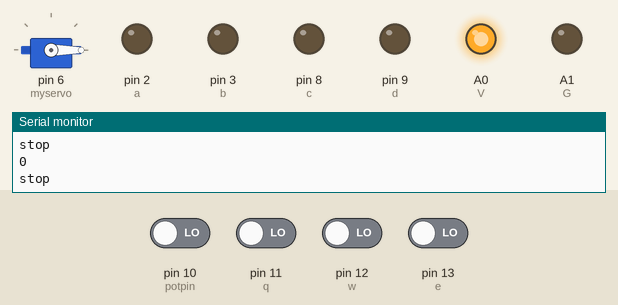
Recording of a sketch running on a simulated Arduino Uno, built with avr-gcc and run on an emulated ATmega328P. Parts: servo, output pins drawn as LEDs (lit = HIGH), the last lines printed to the serial monitor. The inputs (shaded band) are chosen by the test bench; at power-on: pin 10 (potpin), pin 11 (q), pin 12 (w), pin 13 (e) LOW. Pins used as bus, display or sensor lines are not drawn.

Above: at 1.2 s.
1.3 s: pin 11 (q) driven HIGH
At 2.1 s:
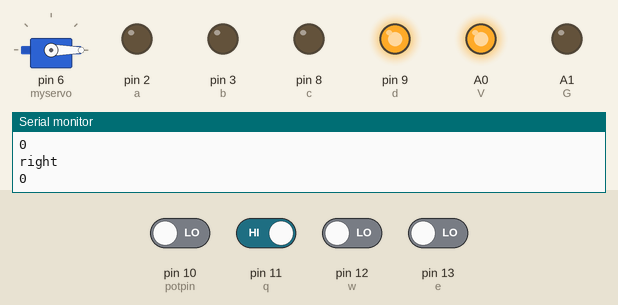
2.8 s: pin 10 (potpin) driven HIGH
At 3.2 s:
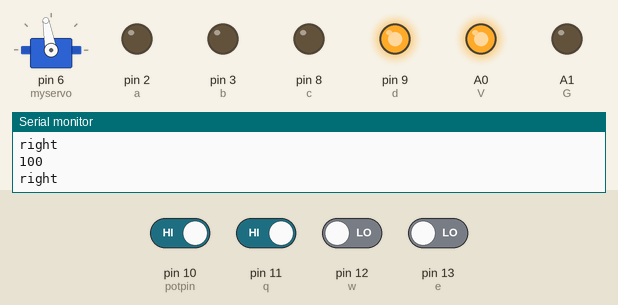
4.3 s: pin 11 (q) driven LOW
At 5.5 s:
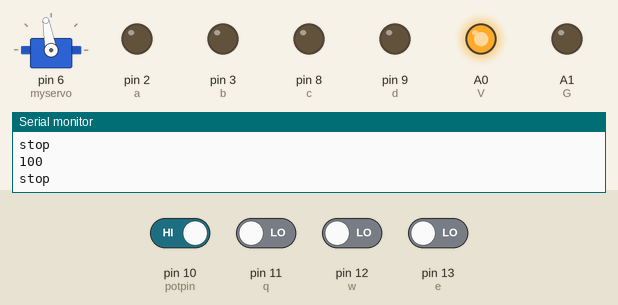
5.8 s: pin 12 (w) driven HIGH
At 6.9 s:
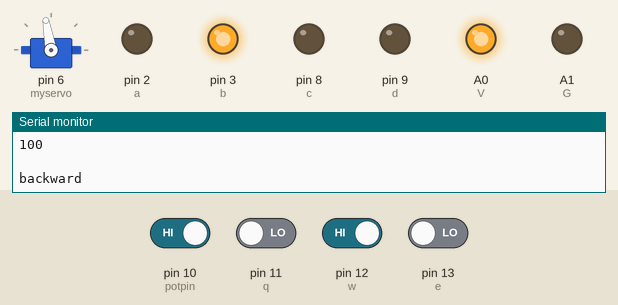
7.3 s: pin 10 (potpin) driven LOW
At 7.8 s:
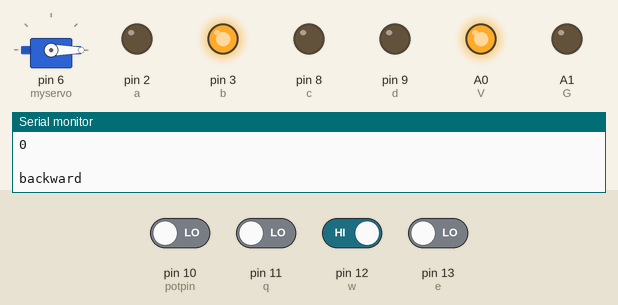
8.8 s: pin 12 (w) driven LOW
At 9.3 s:
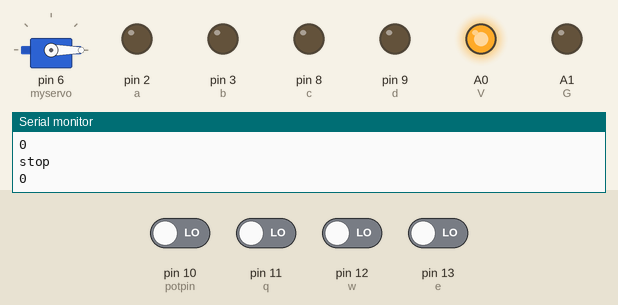
Timing chart, 0 to 11.3 s (numbered marks = the images above; inputs shaded):
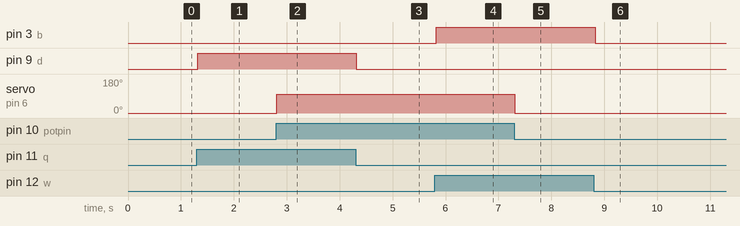

Measured:
- after the input at 1.3 s, pin 9 (d): LOW → HIGH at once
- after the input at 2.8 s, servo on pin 6 (myservo): 0° → 100° at once
- after the input at 4.3 s, pin 9 (d): HIGH → LOW at once
- after the input at 5.8 s, pin 3 (b): LOW → HIGH at once
- after the input at 7.3 s, servo on pin 6 (myservo): 100° → 0° at once
- after the input at 8.8 s, pin 3 (b): HIGH → LOW at once

The sketch:

Reciever.ino
```cpp
#include <Servo.h> //include servo library
Servo myservo; // create servo object to control a servo
int q=11; //data pin Do from decoder
int w=12; //data pin D1 from decoder
int e=13; //data pin D2 from decoder
int potpin = 10; //data pin from decoder
int Vccpin= A4; // Vcc for decoder and receiver
int Gndpin=A5; // Gnd for decoder and receiver
int V=A0; //Vcc for L293D IC
int G=A1; //Gnd for L293D IC
int a=2; // motor1 terminal 1 connected to digital pin 2
int b=3; // motor1 terminal 2 connected to digital pin 3
int c=8; // motor2 terminal 1 connected to digital pin 8
int d=9; // motor2 terminal 2 connected to digital pin 9
int val; // variable to read the value from the analog pin
void setup()
{
 Serial.begin(9600);
 myservo.attach(6); // attaches the servo on pin 9 to the servo object
 pinMode(potpin,INPUT);
 pinMode(Gndpin,OUTPUT);
 pinMode(Vccpin, OUTPUT);
 pinMode(V, OUTPUT);
 pinMode(G, OUTPUT);
 pinMode(q, INPUT);
 pinMode(w, INPUT);
 pinMode(e, INPUT);
 pinMode(a, OUTPUT);
 pinMode(b, OUTPUT);
 pinMode(c, OUTPUT);
 pinMode(d, OUTPUT);
 digitalWrite(Gndpin,LOW);
 digitalWrite(Vccpin,HIGH);
digitalWrite(V, HIGH);
digitalWrite(G, LOW);
}
void loop()
{
 val=digitalRead(potpin);
 int val1=digitalRead(q);
 int val2=digitalRead(w);
 int val3=digitalRead(e);
 if (val1==1 && val2==1 && val3==1)
 {
 val =map (val, 0,1,0,100);
 Serial.println(val);
 myservo.write(val);
 digitalWrite(a, HIGH);
 digitalWrite(b, LOW);
 digitalWrite(c, LOW);
 digitalWrite(d, LOW);
 Serial.println(" ");
 Serial.println("forward");
 }
 if (val1==0 && val2==1 && val3==0)
 {
 val = map (val, 0,1,0,100);
 Serial.println(val);
 myservo.write(val);
 Serial.println(" ");
 Serial.println("backward");
 digitalWrite(a, LOW);
 digitalWrite(b, HIGH);
 digitalWrite(c, LOW);
 digitalWrite(d, LOW);
 }
 if (val1==1 && val2==0 && val3==0)
 {
 val =map (val, 0,1,0,100);
 Serial.println(val);
 myservo.write(val);
 Serial.println("");
 Serial.println("right");
 digitalWrite(a, LOW);
 digitalWrite(b, LOW);
 digitalWrite(c, LOW);
 digitalWrite(d, HIGH);
 }
 if (val1==0 && val2==0 && val3==0)
 {
 val =map (val, 0,1,0,100);
 Serial.println(val);
 myservo.write(val);
 Serial.println("");
 Serial.println("stop");
 digitalWrite(a, LOW);
 digitalWrite(b, LOW);
 digitalWrite(c, LOW);
 digitalWrite(d, LOW);
 }
 if (val1==0 && val2==0 && val3==1)
 {
 val =map (val, 0,1,0,100);
 Serial.println(val);
 myservo.write(val);
 Serial.println(" ");
 Serial.println("left");
 digitalWrite(a, LOW);
 digitalWrite(b, LOW);
 digitalWrite(c, HIGH);
 digitalWrite(d, LOW);
 }
}
```
